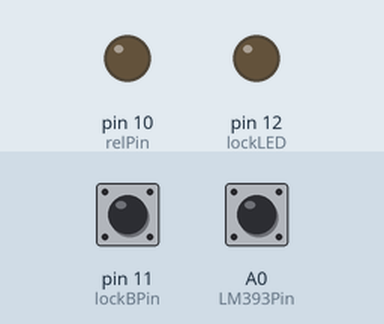
The sketch below on a simulated Arduino Uno, built with avr-gcc and run on an emulated ATmega328P. Parts: output pins drawn as LEDs (lit = HIGH). Dashed ring = blinking. Inputs (shaded band) come from the test bench; at power-on: A0 (LM393Pin) HIGH, pin 11 (lockBPin) HIGH.

Above: at 1.5 s.
1.6 s: A0 (LM393Pin) pulled LOW for 0.15 s
At 1.72 s:
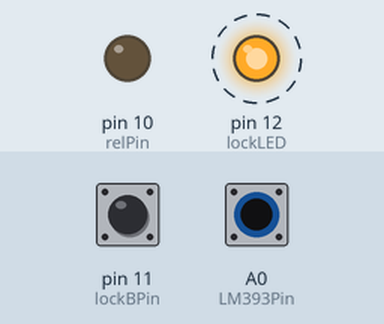
4.6 s: pin 11 (lockBPin) pulled LOW for 0.15 s
At 5.0 s:
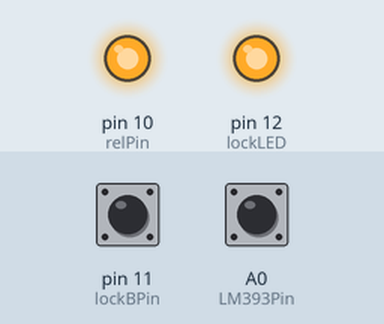
6.2 s: pin 11 (lockBPin) pulled LOW for 1 s
At 6.8 s:
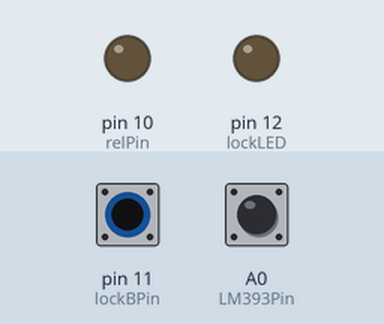
8.7 s: pin 11 (lockBPin) pulled LOW for 3.2 s
At 9.8 s:
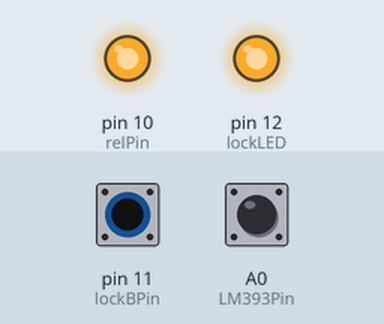
Timing chart, 0 to 11.7 s (numbered marks = the images above; inputs shaded):
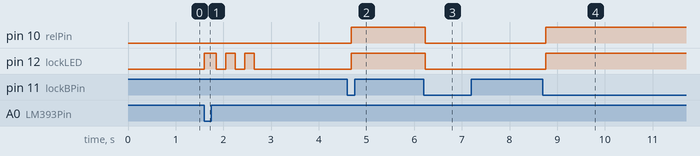

The sketch:

main.ino
```cpp
#include "relay.h"
#include "Button.h"
#include "LM393.h"

#define relPin 10
#define lockBPin 11
#define lockLED 12
#define LM393Pin A0

#define CLAPS_ON 3
#define CLAPS_OFF 2

Button lockButton(lockBPin,PULLUP);
bool deviceLocked = false;

LM393 mikro;

Relay relay;

void setup() {
	delay(300);
	mikro.setFadeTime(50);
	mikro.setLedPin(lockLED);
	mikro.begin(LM393Pin);

	//na początku normaly closed.
	relay.set(LOW);

	relay.begin(relPin);
	relay.update();

	pinMode(lockLED,OUTPUT);
}

void loop() {
	if(lockButton.uniquePress()) {
		deviceLocked = !deviceLocked;
		delay(30);
	}
	switch(deviceLocked) {
		case true:
			digitalWrite(lockLED,HIGH);
			relay.openNormal();
			break;
		case false:
			relay.update();
			digitalWrite(lockLED,LOW);
			int claps = mikro.countClaps();
			if (claps == CLAPS_ON )
				relay.set(HIGH);
			if ( claps == CLAPS_OFF ) {
				relay.set(LOW);
			}
			break;
	}
}
```

Button.cpp
```cpp
// (licence header left out)
//include the class definition
#include "Button.h"


// <<constructor>>
// @parameter buttonPin sets the pin that this switch is connected to
// @parameter buttonMode indicates PULLUP or PULLDOWN resistor

Button::Button(uint8_t buttonPin, uint8_t buttonMode){
	this->pin=buttonPin;
    pinMode(pin,INPUT);
	buttonMode==PULLDOWN ? pulldown() : pullup();
    state = 0;
    bitWrite(state,CURRENT,!mode);
}


// Set pin HIGH as default
void Button::pullup(void){
	mode=PULLUP;
	digitalWrite(pin,HIGH);
}


// Set pin LOW as default
void Button::pulldown(void){
	mode=PULLDOWN;
}


// Return the bitWrite(state,CURRENT, of the switch
bool Button::isPressed(void){
    bitWrite(state,PREVIOUS,bitRead(state,CURRENT));
    if (digitalRead(pin) == mode){
        bitWrite(state,CURRENT,false);
    } else {
        bitWrite(state,CURRENT,true);
    }
    if (bitRead(state,CURRENT) != bitRead(state,PREVIOUS)){
        bitWrite(state,CHANGED,true);
    }else{
        bitWrite(state,CHANGED,false);
    }
	return bitRead(state,CURRENT);
}


// Return true if the button has been pressed
bool Button::wasPressed(void){
    if (bitRead(state,CURRENT)){
        return true;
    } else {
        return false;
    }
}


// Return true if state has been changed
bool Button::stateChanged(void){
    return bitRead(state,CHANGED);
}


// Return true if the button is pressed, and was not pressed before
bool Button::uniquePress(void){
    return (isPressed() && stateChanged());
}


// Zwraca czas od początku naciśnięcia przycisku do jego zwolnienia w milisekundach
unsigned long Button::timePressed(void) {
	static unsigned long start = 0;
	static unsigned long stop = 0;
	if (uniquePress())
		start = millis();
	if (!isPressed()) start = millis();

	stop = millis();
	if (!isPressed()) return 0;
	else return (stop - start);
}
```

Button.h
```cpp
// (licence header left out)
#include <Arduino.h>
#define PULLUP HIGH
#define PULLDOWN LOW

#define CURRENT 0
#define PREVIOUS 1
#define CHANGED 2

class Button{
  public:
    Button(uint8_t buttonPin, uint8_t buttonMode=PULLDOWN);
    void pullup();
    void pulldown();
    bool isPressed();
    bool wasPressed();
    bool stateChanged();
	bool uniquePress();
	unsigned long timePressed();
  private:
    uint8_t pin;
    uint8_t mode;
    uint8_t state;
};
```

LM393.cpp
```cpp
#include "LM393.h"

LM393::LM393(int pin, int timeout, int timeWindow) {
	outPin = pin;
	deviceOn = false;
	setTimeout(timeout);
	setTimeWindow(timeWindow);
	fadeTime = 40;
}

//begin with only pin, use default timeout and timeWindow values
void LM393::begin(int pin) {
	outPin = pin;
	pinMode(outPin,INPUT_PULLUP);
	pinMode(communicationLedPin, OUTPUT);
}

//begin with setting timeout and timeWindow values
void LM393::begin(int pin, int timeout, int timeWindow){
	begin(pin);
	setTimeout(timeout);
	setTimeWindow(timeWindow);
}

bool LM393::readSignal() {
	return !digitalRead(outPin);
}

void LM393::setTimeout(int milliseconds) {
	this -> timeout = milliseconds;
}

void LM393::setTimeWindow(int milliseconds) {
	this -> timeWindow = milliseconds;
}

void LM393::setFadeTime (int milliseconds) {
	fadeTime = milliseconds;
}

bool LM393::getSwitchState() {
	return deviceOn;
}

void LM393::setLedPin(int pin){
	communicationLedPin = pin;
}

bool LM393::correctClap(){
	bool result = false;
	long startTime = millis();

	//czeka na dźwięk przez czas timeWindow
	while ( millis() - startTime < timeWindow ) {
		if ( readSignal() ) {
			result = true; break; }
	}

	//jeśli nie było sygnału to funkcja zwraca false
	if (!result) return false;

	//odpalenie diodki sygnalizującej
	digitalWrite(communicationLedPin, HIGH);

	//wyczekanie baunsowania
	delay(fadeTime);

	//sprawdzenie czy nie ma hałasu
	startTime = millis();
	while ( millis() - startTime < timeout ) {
		if ( readSignal() ) { //jeśli pojawi się sygnał to kasuj
			digitalWrite(communicationLedPin,HIGH);
			delay(200);
			digitalWrite(communicationLedPin,LOW);
			delay(200);
			digitalWrite(communicationLedPin,HIGH);
			delay(200);
			digitalWrite(communicationLedPin,LOW);
			delay(200);
			digitalWrite(communicationLedPin,HIGH);
			delay(200);
			digitalWrite(communicationLedPin,LOW);
			result = false;

		}
	}

	//zgaszenie diodki sygnalizującej
	digitalWrite(communicationLedPin, LOW);

	return result;
}

int LM393::countClaps(){
	int result=0;
	while (correctClap()){
		result++;
	}
	return result;
}

void LM393::listen() {
	//~ 1. check if signal on pinOut is high
	//~ 2. if yes dont accept any signal during timeout
	//~ 3. wait for signal in timeWindow
	//~ 4. change deviceOn state.
	if ( readSignal() ) {
		digitalWrite(communicationLedPin, HIGH);
		delay(fadeTime);

		bool bad = false;
		long millisStart = millis();
		while ( millis() - millisStart < timeout) {
			if (readSignal()) bad = true;
		}

		millisStart = millis();

		digitalWrite(communicationLedPin,LOW);
		deviceOn = !deviceOn;
	}

}
```

LM393.h
```cpp
#include <Arduino.h>

class LM393 {
private:
	int 	outPin;
	int 	communicationLedPin;
	bool 	deviceOn; // switch to turn controlled device ON/OFF
	int 	timeWindow; //for how long time do you wait for second clap
	int 	timeout; //you have to be quiet during timeout - otherwise second clap is blocked
	int 	fadeTime; //initiated with value 40 (corresponding to 40 ms), time when all signals are ignored to prevent noise influence

public:
	LM393(int = 0, int = 150, int = 250);
	void begin(int);
	void begin(int, int, int);
	bool readSignal();
	void setTimeout(int);
	void setTimeWindow(int);
	void setFadeTime(int);
	bool getSwitchState();
	void setLedPin(int);
	bool correctClap();
	int countClaps();
	void listen(); //desc in function body

};
```

relay.cpp
```cpp
#include "relay.h"

Relay::Relay(int pin){
	normalState = false;
	this->pin = pin;
}

void Relay::begin(int pin){
	this -> pin = pin;
	pinMode(pin,OUTPUT);
}

void Relay::set(bool comm){
	normalState = comm;
	update();
}

void Relay::update(){
	digitalWrite(pin,normalState);
}

void Relay::changeState(){
	normalState = !normalState;
	update();
}

void Relay::openNormal(){
	//normalState = true;
	digitalWrite(pin,HIGH);
	//update();
}

void Relay::closeNormal(){
	digitalWrite(pin,LOW);
	//~ normalState = false;
	//~ update();
}
```

relay.h
```cpp
#include <Arduino.h>

class Relay {
private:
	int 	pin;
	bool 	normalState;
public:
			Relay(int = 10);
	void 	begin(int); // sets Arduino pin to output
	void 	set(bool); // sets true/false
	void 	update();
	void	changeState();
	void 	openNormal(); // sets relay in normally opened position
	void 	closeNormal(); // sets relay on normally closed position
};
```

Measured:
- after the input at 1.6 s, pin 12 (lockLED): alternates HIGH for 0.20 s and LOW for 0.20 s, 6 changes in all, then stays LOW, starting at once
- after the input at 4.6 s, pin 10 (relPin), pin 12 (lockLED): LOW → HIGH after 0.08 s
- after the input at 6.2 s, pin 10 (relPin), pin 12 (lockLED): HIGH → LOW at once
- after the input at 8.7 s, pin 10 (relPin), pin 12 (lockLED): LOW → HIGH after 0.06 s
